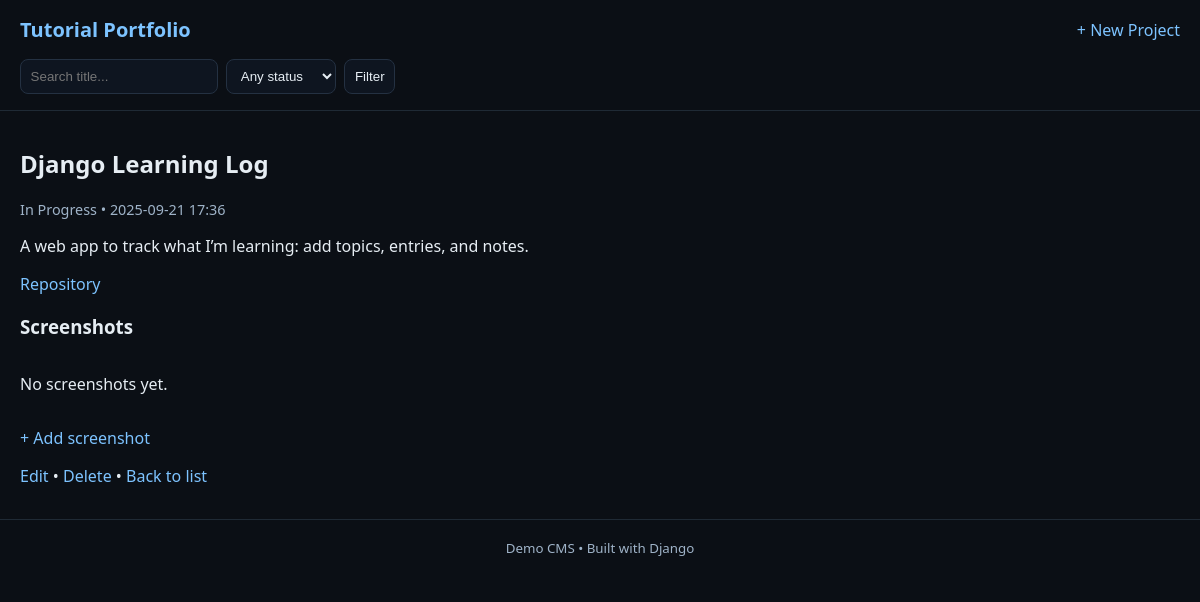
The app's page /projects/2/ with its own data.
### projects/models.py (models this page shows, shortened)
class Project(models.Model):
    STATUS_CHOICES=[("draft","Draft"),("in_progress","In Progress"),("published","Published"),("archived","Archived")]
    title=models.CharField(max_length=200)
    blurb=models.TextField(blank=True)
    repo_url=models.URLField(blank=True)
    demo_url=models.URLField(blank=True)
    status=models.CharField(max_length=20,choices=STATUS_CHOICES,default="draft")
    date_added=models.DateTimeField(auto_now_add=True)
    class Meta: ordering=["-date_added"]

### projects/views.py (the view)
# urls.py: path("<int:pk>/",views.ProjectDetail.as_view(),name="detail"),
class ProjectDetail(DetailView): model=Project

### projects/templates/projects/project_detail.html (shortened to what this page needs)
{% extends "projects/base.html" %}
{% block content %}
<article class="detail">
<header><h2>{{ object.title }}</h2><p class="muted">{{ object.get_status_display }} • {{ object.date_added|date:"Y-m-d H:i" }}</p></header>
{% if object.blurb %}<p>{{ object.blurb|linebreaks }}</p>{% endif %}
<section class="links">
  {% if object.repo_url %}<a href="{{ object.repo_url }}" target="_blank" rel="noopener">Repository</a>{% endif %}
</section>
<section class="screens">
<h3>Screenshots</h3>
<div class="shot-grid">
{% for s in object.screenshots.all %}
  <figure>
    {% if s.image_url %}<img src="{{ s.image_url }}" alt="{{ s.caption|default:'Screenshot' }}">{% endif %}
    {% if s.caption %}<figcaption>{{ s.caption }}</figcaption>{% endif %}
  </figure>
{% empty %}<p>No screenshots yet.</p>{% endfor %}
</div>
<p><a href="{% url 'projects:shot_create' %}">+ Add screenshot</a></p>
</section>
<p class="actions"><a href="{% url 'projects:update' object.pk %}">Edit</a> • <a href="{% url 'projects:delete' object.pk %}">Delete</a> • <a href="{% url 'projects:list' %}">Back to list</a></p>
</article>
{% endblock %}

### static/css/site.css (style rules this page uses)
* { box-sizing:border-box }
body { font-family:system-ui,-apple-system,Segoe UI,Roboto,Arial,sans-serif;margin:0;background:#0b0f15;color:#e6edf3 }
a { color:#7dc3ff;text-decoration:none }
.muted { color:#9fb3c8;font-size:.9rem }
.links { display:flex;gap:.75rem;margin-top:.5rem }
.shot-grid { display:grid;grid-template-columns:repeat(auto-fill,minmax(220px,1fr));gap:.75rem }

### records on screen
Project: title "Django Learning Log", status "In Progress", date_added "2025-09-21 17:36", blurb "A web app to track what I’m learning: add topics, entries, and notes."
